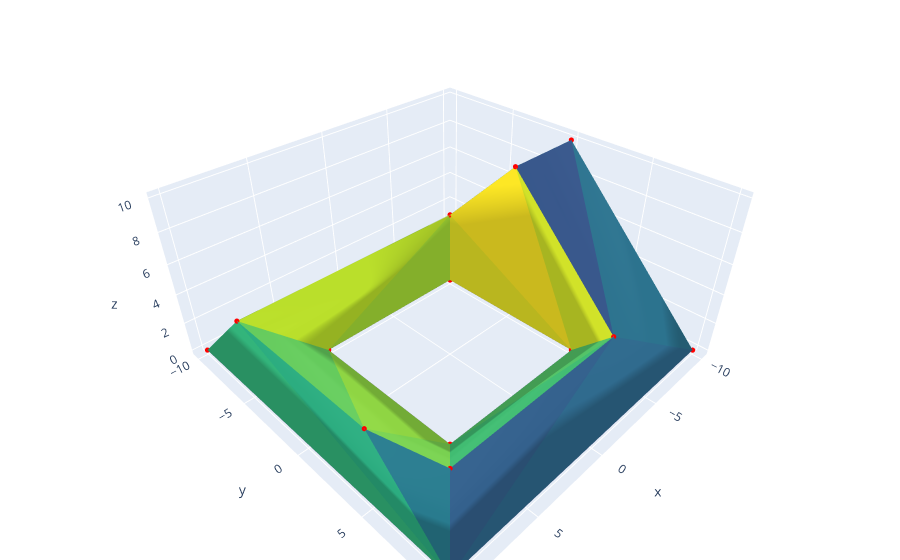

Source (notebook cell):
### Code cell
vertices, faces = load_off_file(roof_with_one_hole_path)
visualize_mesh(vertices, faces)

### Figure 1 — Plotly figure (JSON) as saved in the notebook; plotly's stock layout.template omitted (floating-point values rounded to 4 significant figures)
{"data": [{"colorscale": [[0, "#440154"], [0.1111, "#482878"], [0.2222, "#3e4989"], [0.3333, "#31688e"], [0.4444, "#26828e"], [0.5556, "#1f9e89"], [0.6667, "#35b779"], [0.7778, "#6ece58"], [0.8889, "#b5de2b"], [1, "#fde725"]], "i": [5, 6, 3, 3, 4, 7, 5, 4, 9, 11, 10, 8, 12, 0, 14, 9, 14, 8, 13, 13, 10, 10, 12, 11, 12, 5, 13, 9, 14, 9], "intensity": [0, 1, 2, 3, 4, 5, 6, 7, 8, 9, 10, 11, 12, 13, 14, 15, 16, 17, 18, 19, 20, 21, 22, 23, 24, 25, 26, 27, 28, 29], "intensitymode": "cell", "j": [2, 1, 2, 4, 2, 6, 1, 7, 10, 3, 3, 10, 3, 1, 2, 8, 1, 1, 3, 2, 4, 7, 5, 4, 4, 6, 5, 7, 6, 14], "k": [1, 0, 4, 0, 5, 0, 6, 0, 8, 10, 0, 0, 11, 8, 13, 14, 2, 14, 12, 3, 11, 4, 13, 12, 5, 14, 14, 10, 7, 7], "opacity": 1, "showscale": false, "type": "mesh3d", "x": [-10.0, -10.0, 10.0, 10.0, 5.0, 5.0, -5.0, -5.0, -10.0, -5.0, -5.0, 7.5, 10.0, 10.0, -5.0], "y": [10.0, -10.0, -10.0, 10.0, 5.0, -5.0, -5.0, 5.0, 0.0, 0.0, 7.5, 7.5, 5.0, -5.0, -5.0], "z": [0.0, 0.0, 0.0, 0.0, 0.0, 0.0, 0.0, 0.0, 10.0, 10.0, 2.5, 2.5, 5.0, 5.0, 5.0]}, {"marker": {"color": "red", "size": 3}, "mode": "markers", "name": "vertices", "type": "scatter3d", "x": [-10.0, -10.0, 10.0, 10.0, 5.0, 5.0, -5.0, -5.0, -10.0, -5.0, -5.0, 7.5, 10.0, 10.0, -5.0], "y": [10.0, -10.0, -10.0, 10.0, 5.0, -5.0, -5.0, 5.0, 0.0, 0.0, 7.5, 7.5, 5.0, -5.0, -5.0], "z": [0.0, 0.0, 0.0, 0.0, 0.0, 0.0, 0.0, 0.0, 10.0, 10.0, 2.5, 2.5, 5.0, 5.0, 5.0]}], "layout": {"margin": {"b": 0, "l": 0, "r": 0, "t": 0}, "scene": {"aspectmode": "data"}}}
